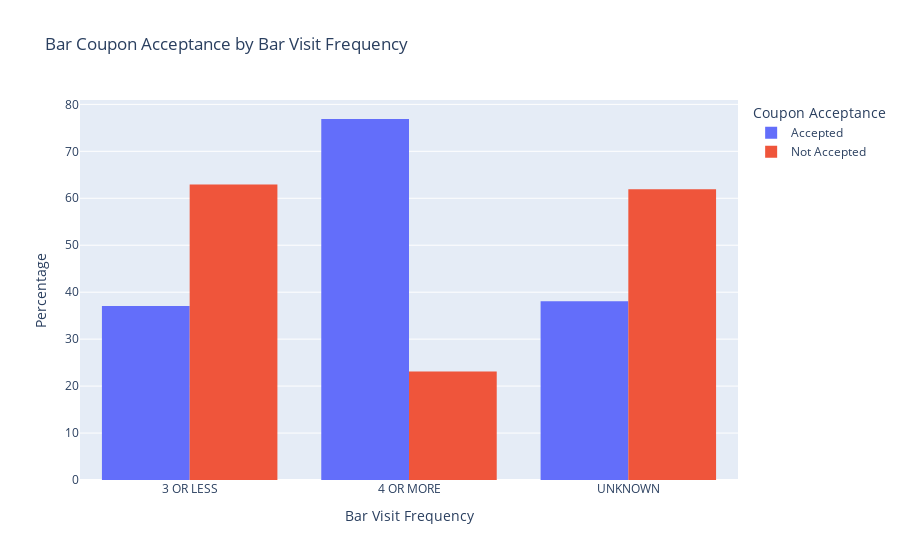

Notebook cell for this chart:
### Code cell
# Start off the analysis with the complete clean dataset
#
input_dataframe = clean_data.copy()

# Create a dataframe that:
#  1. Adds a "_bar_visits" label like "3 OR LESS", "4 OR MORE"
#  2. Adds an acceptance label (0 = Not Accepted, 1 = Accepted)
#  3. Calculates value count proportions on acceptance groupbed by bar visits
#
bar_coupon_data = input_dataframe[clean_data["coupon"] == "Bar"]
bar_visits_labeled = bar_coupon_data[["Bar","Y"]].copy()
bar_visits_labeled["_bar_visits"] = bar_visits_labeled["Bar"].apply(create_bar_visits_label)
bar_visits_labeled["_accepted"] = bar_visits_labeled["Y"].apply(create_acceptance_label)
bar_visits_labeled_and_grouped_counts_pct = bar_visits_labeled.groupby("_bar_visits")[["_accepted"]].value_counts(normalize=True) * 100

bar_visits_labeled_and_grouped_counts_pct_sorted = bar_visits_labeled_and_grouped_counts_pct.reset_index().sort_values(by=['_bar_visits', '_accepted'], ascending=[True, True])

# Visualize data in a histogram (bar graph)
#
fig = px.histogram(
    bar_visits_labeled_and_grouped_counts_pct_sorted,
    title = "Bar Coupon Acceptance by Bar Visit Frequency",
    x = '_bar_visits',
    y = 'proportion',
    color = '_accepted',
    barmode ='group',
    labels = {"_bar_visits": "Bar Visit Frequency", "_accepted": "Coupon Acceptance"}
)

fig.update_layout(
    yaxis_title='Percentage'
)

fig.show()

fig.write_image("visualizations/bar_coupon_acceptance_by_bar_visit_frequency.png")

# Print out the dataframe
#
bar_visits_labeled_and_grouped_counts_pct_sorted

### Figure 1 — Plotly figure (JSON) as saved in the notebook; plotly's stock layout.template omitted (floating-point values rounded to 4 significant figures)
{"data": [{"alignmentgroup": "True", "bingroup": "x", "histfunc": "sum", "hovertemplate": "Coupon Acceptance=Accepted<br>Bar Visit Frequency=%{x}<br>sum of proportion=%{y}<extra></extra>", "legendgroup": "Accepted", "marker": {"color": "#636efa", "pattern": {"shape": ""}}, "name": "Accepted", "offsetgroup": "Accepted", "orientation": "v", "showlegend": true, "type": "histogram", "x": ["3 OR LESS", "4 OR MORE", "UNKNOWN"], "xaxis": "x", "y": [37.06, 76.88, 38.1], "yaxis": "y"}, {"alignmentgroup": "True", "bingroup": "x", "histfunc": "sum", "hovertemplate": "Coupon Acceptance=Not Accepted<br>Bar Visit Frequency=%{x}<br>sum of proportion=%{y}<extra></extra>", "legendgroup": "Not Accepted", "marker": {"color": "#EF553B", "pattern": {"shape": ""}}, "name": "Not Accepted", "offsetgroup": "Not Accepted", "orientation": "v", "showlegend": true, "type": "histogram", "x": ["3 OR LESS", "4 OR MORE", "UNKNOWN"], "xaxis": "x", "y": [62.94, 23.12, 61.9], "yaxis": "y"}], "layout": {"autosize": true, "barmode": "group", "legend": {"title": {"text": "Coupon Acceptance"}, "tracegroupgap": 0}, "title": {"text": "Bar Coupon Acceptance by Bar Visit Frequency"}, "xaxis": {"anchor": "y", "autorange": true, "domain": [0, 1], "range": [-0.5, 2.5], "title": {"text": "Bar Visit Frequency"}, "type": "category"}, "yaxis": {"anchor": "x", "autorange": true, "domain": [0, 1], "range": [0, 80.93], "title": {"text": "Percentage"}, "type": "linear"}}}
